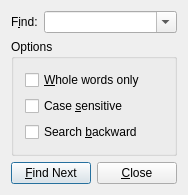
<ui version="4.0" >
<comment>
    Copyright (C) 2004-2008  Martin Jolicoeur (snmpb1@gmail.com) 

    This file is part of the SnmpB project 
    (http://sourceforge.net/projects/snmpb)

    This program is free software: you can redistribute it and/or modify
    it under the terms of the GNU General Public License as published by
    the Free Software Foundation, either version 2 of the License, or
    (at your option) any later version.

    This program is distributed in the hope that it will be useful,
    but WITHOUT ANY WARRANTY; without even the implied warranty of
    MERCHANTABILITY or FITNESS FOR A PARTICULAR PURPOSE.  See the
    GNU General Public License for more details.

    You should have received a copy of the GNU General Public License
    along with this program.  If not, see http://www.gnu.org/licenses/.
</comment>
 <class>FindDialog</class>
 <widget class="QDialog" name="FindDialog" >
  <property name="geometry" >
   <rect>
    <x>0</x>
    <y>0</y>
    <width>186</width>
    <height>189</height>
   </rect>
  </property>
  <property name="windowTitle" >
   <string>Find Text</string>
  </property>
  <layout class="QGridLayout" >
   <property name="leftMargin" >
    <number>11</number>
   </property>
   <property name="topMargin" >
    <number>11</number>
   </property>
   <property name="rightMargin" >
    <number>11</number>
   </property>
   <property name="bottomMargin" >
    <number>11</number>
   </property>
   <property name="horizontalSpacing" >
    <number>6</number>
   </property>
   <property name="verticalSpacing" >
    <number>6</number>
   </property>
   <item row="0" column="0" >
    <layout class="QHBoxLayout" >
     <property name="spacing" >
      <number>6</number>
     </property>
     <property name="leftMargin" >
      <number>0</number>
     </property>
     <property name="topMargin" >
      <number>0</number>
     </property>
     <property name="rightMargin" >
      <number>0</number>
     </property>
     <property name="bottomMargin" >
      <number>0</number>
     </property>
     <item>
      <widget class="QLabel" name="TextLabel1" >
       <property name="text" >
        <string>F&amp;ind:</string>
       </property>
       <property name="wordWrap" >
        <bool>false</bool>
       </property>
       <property name="buddy" >
        <cstring>comboFind</cstring>
       </property>
      </widget>
     </item>
     <item>
      <widget class="QComboBox" name="comboFind" >
       <property name="sizePolicy" >
        <sizepolicy vsizetype="Fixed" hsizetype="Expanding" >
         <horstretch>0</horstretch>
         <verstretch>0</verstretch>
        </sizepolicy>
       </property>
       <property name="editable" >
        <bool>true</bool>
       </property>
       <property name="insertPolicy" >
        <enum>QComboBox::InsertAlphabetically</enum>
       </property>
      </widget>
     </item>
    </layout>
   </item>
   <item row="1" column="0" >
    <widget class="QGroupBox" name="ButtonGroup1" >
     <property name="title" >
      <string>Options</string>
     </property>
     <layout class="QVBoxLayout" >
      <property name="spacing" >
       <number>6</number>
      </property>
      <property name="leftMargin" >
       <number>11</number>
      </property>
      <property name="topMargin" >
       <number>11</number>
      </property>
      <property name="rightMargin" >
       <number>11</number>
      </property>
      <property name="bottomMargin" >
       <number>11</number>
      </property>
      <item>
       <widget class="QCheckBox" name="checkWords" >
        <property name="text" >
         <string>&amp;Whole words only</string>
        </property>
       </widget>
      </item>
      <item>
       <widget class="QCheckBox" name="checkCase" >
        <property name="text" >
         <string>Case &amp;sensitive</string>
        </property>
       </widget>
      </item>
      <item>
       <widget class="QCheckBox" name="checkBackward" >
        <property name="text" >
         <string>Search &amp;backward</string>
        </property>
       </widget>
      </item>
     </layout>
    </widget>
   </item>
   <item row="2" column="0" >
    <layout class="QHBoxLayout" >
     <property name="spacing" >
      <number>6</number>
     </property>
     <property name="leftMargin" >
      <number>0</number>
     </property>
     <property name="topMargin" >
      <number>0</number>
     </property>
     <property name="rightMargin" >
      <number>0</number>
     </property>
     <property name="bottomMargin" >
      <number>0</number>
     </property>
     <item>
      <spacer>
       <property name="orientation" >
        <enum>Qt::Horizontal</enum>
       </property>
       <property name="sizeType" >
        <enum>QSizePolicy::Expanding</enum>
       </property>
       <property name="sizeHint" >
        <size>
         <width>20</width>
         <height>20</height>
        </size>
       </property>
      </spacer>
     </item>
     <item>
      <widget class="QPushButton" name="buttonFindNext" >
       <property name="text" >
        <string>&amp;Find Next</string>
       </property>
       <property name="default" >
        <bool>true</bool>
       </property>
      </widget>
     </item>
     <item>
      <widget class="QPushButton" name="buttonClose" >
       <property name="text" >
        <string>&amp;Close</string>
       </property>
      </widget>
     </item>
    </layout>
   </item>
  </layout>
 </widget>
 <layoutdefault spacing="6" margin="11" />
 <pixmapfunction>qPixmapFromMimeSource</pixmapfunction>
 <tabstops>
  <tabstop>comboFind</tabstop>
  <tabstop>checkWords</tabstop>
  <tabstop>checkCase</tabstop>
  <tabstop>checkBackward</tabstop>
  <tabstop>buttonFindNext</tabstop>
  <tabstop>buttonClose</tabstop>
 </tabstops>
 <resources/>
 <connections>
  <connection>
   <sender>buttonClose</sender>
   <signal>clicked()</signal>
   <receiver>FindDialog</receiver>
   <slot>reject()</slot>
   <hints>
    <hint type="sourcelabel" >
     <x>20</x>
     <y>20</y>
    </hint>
    <hint type="destinationlabel" >
     <x>20</x>
     <y>20</y>
    </hint>
   </hints>
  </connection>
 </connections>
</ui>
